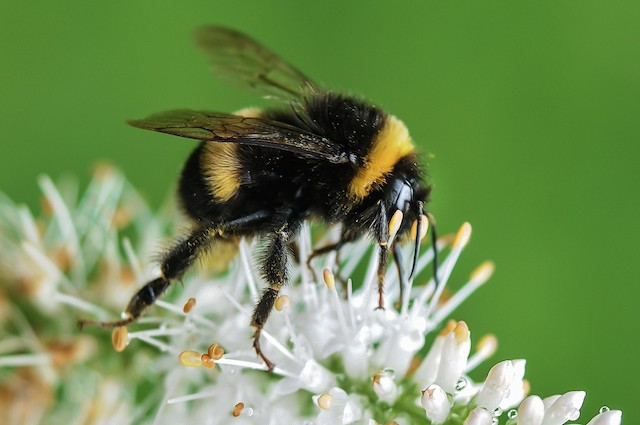
#> input picture matlab/bee.jpg, 640 x 425 px
$ python slic.py --image matlab/bee.jpg
#> lines starting #> are read from the running program, lines starting #| are printed output that depends on the picture
#!/usr/local/anaconda/bin/python2.7
# -*- coding: utf-8 -*-

from skimage.segmentation import slic
from skimage.segmentation import mark_boundaries
from skimage.util import img_as_float
from skimage import io
import matplotlib.pyplot as plt
import argparse

# construct the argument parser and parse the arguments
ap = argparse.ArgumentParser()
ap.add_argument("-i", "--image", required=True, help="Path to the image")
args = vars(ap.parse_args())

# load the image and convert it to a floating point data type
image = img_as_float(io.imread(args["image"]))

# loop over the number of segments
for numSegments in (20, 50, 100, 200):
    # apply SLIC and extract (approximately) the supplied number
    # of segments
    segments = slic(image, n_segments=numSegments, sigma=1)

    # show the output of SLIC
    fig = plt.figure("Superpixels -- %d segments" % (numSegments))
    ax = fig.add_subplot(1, 1, 1)
    ax.imshow(mark_boundaries(image, segments))
    plt.axis("off")
#> this loop made 4 passes
#> pass 1, `segments = slic(image, n_segments=numSegments, sigma=1)`:
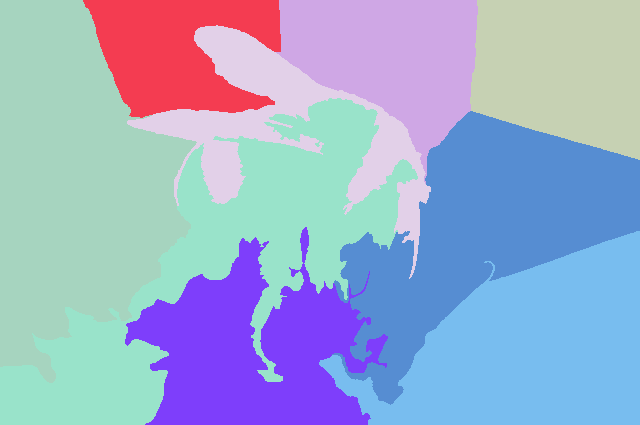
#> segments: shape (425, 640) int64; 9 distinct labels, from 1 to 9; one colour per label, 0 black
#> pass 2, `segments = slic(image, n_segments=numSegments, sigma=1)`:
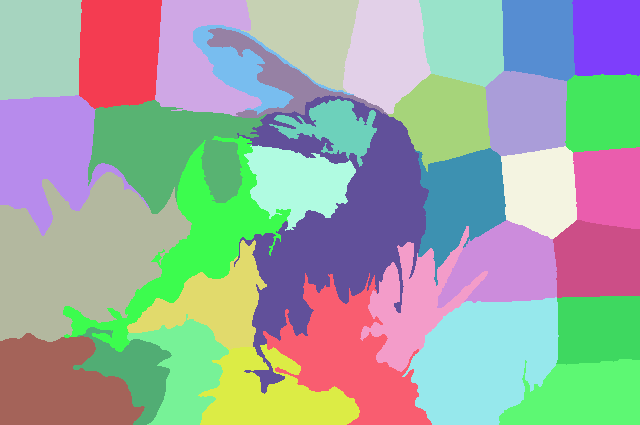
#> segments: shape (425, 640) int64; 35 distinct labels, from 1 to 35; one colour per label, 0 black
#> pass 3, `segments = slic(image, n_segments=numSegments, sigma=1)`:
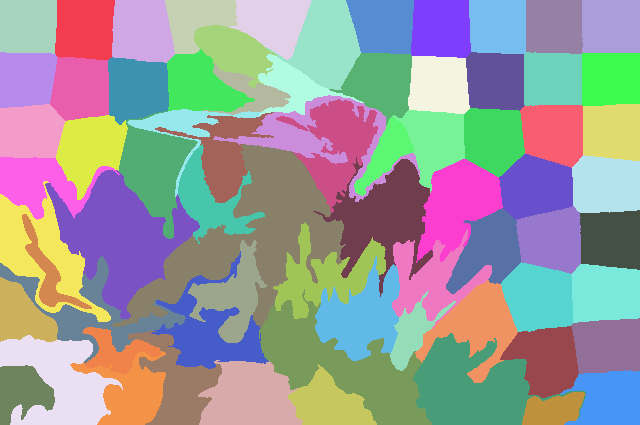
#> segments: shape (425, 640) int64; 72 distinct labels, from 1 to 72; one colour per label, 0 black

# show the plots
plt.show()
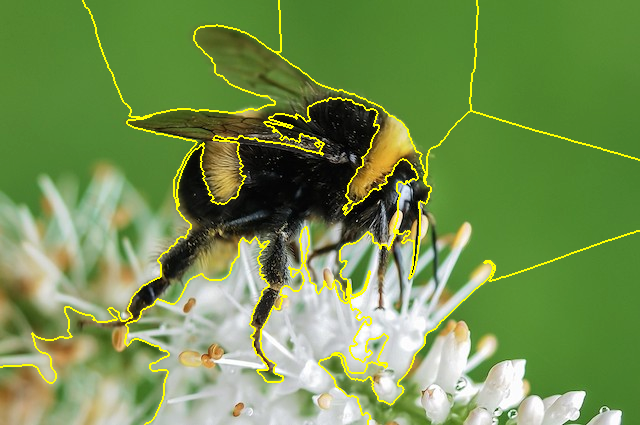
#> shown: shape (425, 640, 3) float64; mean R, G, B 0.458, 0.568, 0.316
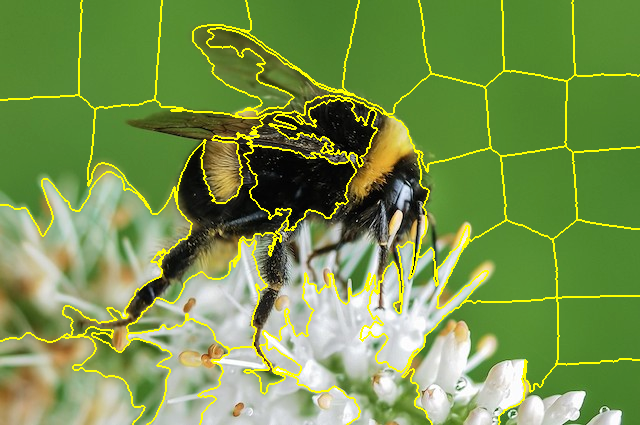
#> shown: shape (425, 640, 3) float64; mean R, G, B 0.472, 0.58, 0.308
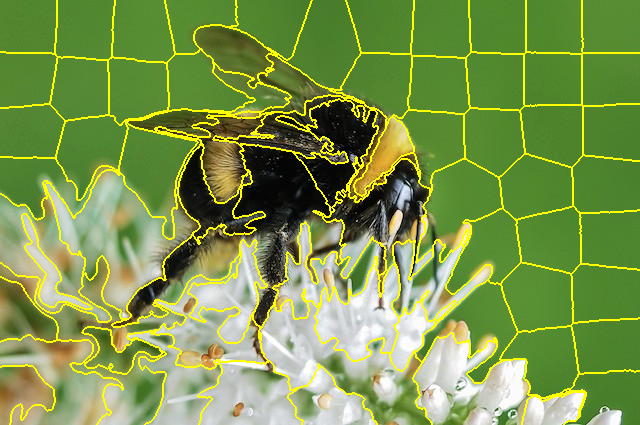
#> shown: shape (425, 640, 3) float64; mean R, G, B 0.485, 0.591, 0.299
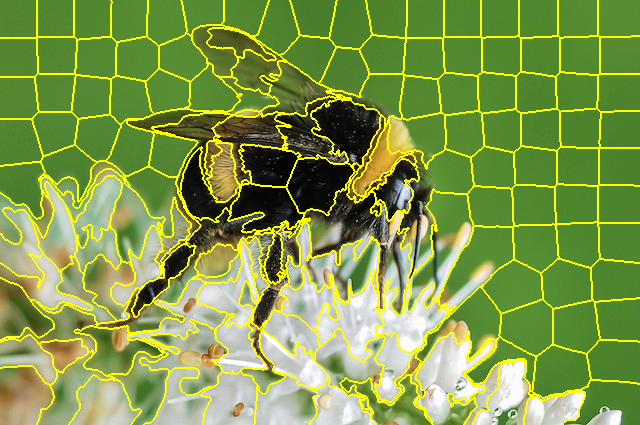
#> shown: shape (425, 640, 3) float64; mean R, G, B 0.501, 0.603, 0.287
